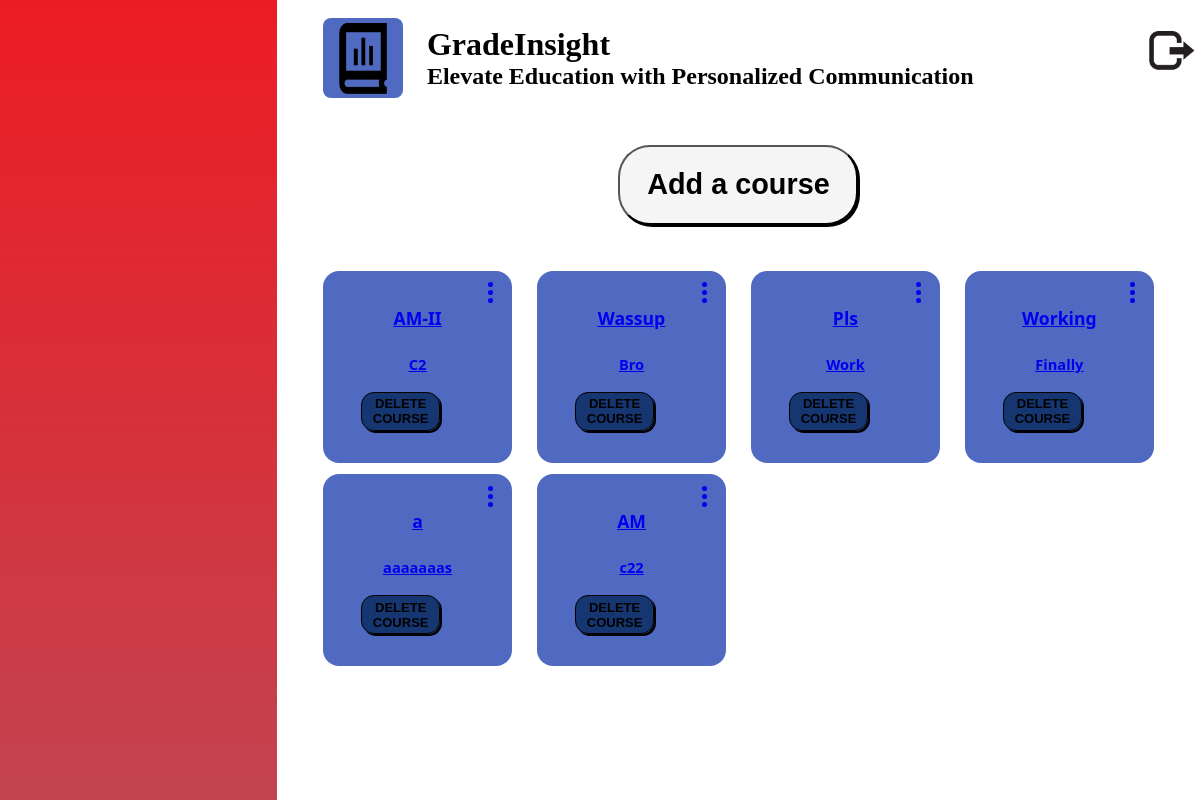
The app's page /courses (signed in), older data.
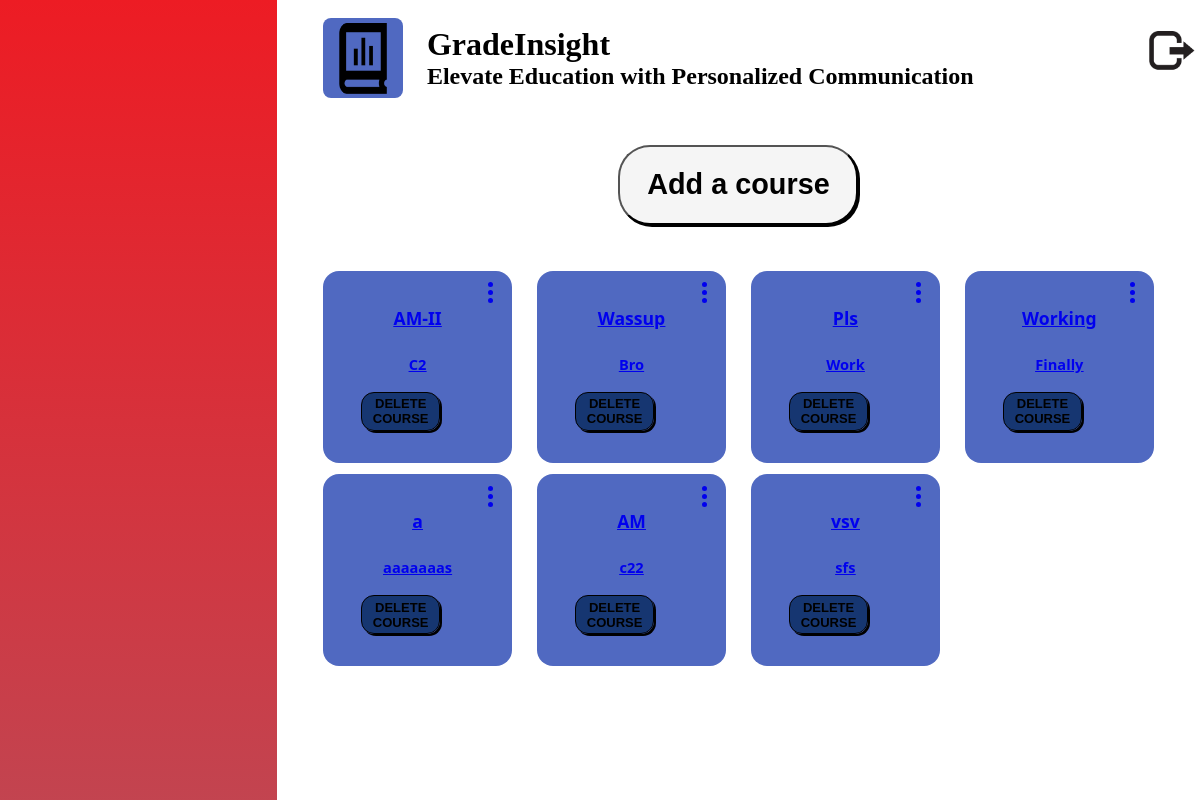
The same page, newer data.
### tables this page shows
CREATE TABLE [courses] ([course_id] INTEGER  PRIMARY KEY AUTOINCREMENT NOT NULL,[course_name] NVARCHAR(250)  NOT NULL,[teacher_id] INTEGER  NOT NULL,[class] NVARCHAR(250)  NOT NULL,FOREIGN KEY(teacher_id) REFERENCES teacher_entry(teacher_id));

### app.py (the view)
@app.route("/courses")
@login_required
def display_courses():
    val = (session["user_id"],)
    sql = "SELECT * FROM courses WHERE teacher_id = %r"%(val)
    mydb.execute(sql)
    courses = mydb.fetchall()
    return render_template("addCourse.html", courses=courses)

### app.py (called while the page is built)
@app.after_request
def after_request(response):
    response.headers["Cache-Control"] = "no-cache, no-store, must-revalidate"
    response.headers["Expires"] = 0
    response.headers["Pragma"] = "no-cache"
    return response

### helpers.py (called while the page is built)
def login_required(f):
    @wraps(f)
    def decorated_function(*args, **kwargs):
        if session.get("user_id") is None:
            return redirect("/login")
        return f(*args, **kwargs)
    return decorated_function

### templates/addCourse.html (shortened to what this page needs)
<!DOCTYPE html>
<html lang="en">
<head>
    <link rel="stylesheet" href="\static\addCourse.css">
</head>
<body>
    <div class="full_body" class="col-lg-4 col-md-6 sx-12">
        <div class="left_coloumn">
        </div>
        <div class="right_coloumn"  >
            <div class="header_wrapper">
                <div class="header">
                    <div class="logo_wrapper">
                        <div class="logo_img">
                            <img src="/static/images/Union123.png" alt="" class="logo">
                        </div>
                        <div class="name">
                            <h1 class="gradeinsight">GradeInsight</h1>
                            <h2 class="slogan">Elevate Education with Personalized Communication</h2>
                        </div>
                    </div>
                    <div class="logout_img">
                        <a href="/logout"><img src="/static/images/image 3234.png" alt="" class="logout"></a>
                    </div>
                </div>
            </div>
            <div class="addcoursebutton">
                <button type="submit" id="addcourse_btn" class="courseclick">Add a course</button>
            </div>
                <div class="courses" id="courses">
                        {%for course in courses%}
                        <a href="/course/{{course[0]}}">
                        <div class="course1 " id="course1">
                            <div class="dots">
                                <li></li>
                                <li></li>
                                <li></li>
                            </div>
                            <div class="text_context_wrapper">
                                <div class="text_content">
                                    <h4 class="course_name_output"> {{ course[1] }}</h4><br>
                                    <h5 class="year_output">{{course[3] }}</h5>
                                </div>
                            </div>
                            <div class="trash_wrapper">
                            <form action="/delete" method=post>
                                <button class="trash" id="trash" type="submit">DELETE COURSE</button>
                            </form>
                            </div>
                        </div>
                    </a>
                        {%endfor%}
                </div>
        </div>
    </div>
</body>
</html>

### static/addCourse.css (style rules this page uses)
* { margin: 0; box-sizing: border-box; }
.full_body { display: flex; flex-direction: row; width: 100%; min-height: 100vh; }
.left_coloumn { min-height: 100vh; width: 30%; background: linear-gradient(180deg, #ED1C24 0%, rgba(183, 32, 46, 0.84) 100%); }
.right_coloumn { width: 100%; height: 100%; position: relative; }
.header_wrapper { width: 100%; }
.header { display: flex; flex-direction: row; justify-content: space-evenly; align-items: center; }
.logo { height: 87.78%; width: 60%; }
.header_wrapper { width:100%; }
.header { display:flex; flex-direction:row; justify-content:space-evenly ; align-content:center; }
.logout { height:50%; width:70% ; padding-top:5%; justify-items: center; float:right; cursor: pointer; }
.logo_img { width: 5rem; height: 5rem; border-radius: 10%; display: flex; justify-content: center; align-items: center; align-content: center; justify-items: center; background: rgba(80, 105, 193, 1); }
.logo_wrapper { width: 100%; padding-top: 2%; display: flex; flex-direction: row; padding-left:5%; justify-content:flex-start; align-items: center; align-content: center; justify-items: center; }
.name { padding-left: 3%; font-family: "Inknut Antiqua"; display: flex; flex-direction: column; height: 10vh; justify-content: center; }
button { border-radius:2rem ; font-weight: bold; width: 15rem ; height: 5rem; background-color:whitesmoke; font-size:1.8em ; padding-left: 1%; padding-right: 1%; box-shadow:2px 2px; }
.addcoursebutton { padding-top: 5%; display: flex; flex-direction: row; align-content: center; justify-content: center; justify-items: center; align-items: center; }
.courses { width: 100%; max-height: fit-content; padding: 5%; display: grid; grid-template-columns: repeat(4, 1fr); gap: 3%; }
.course1 { height: 12em; background-color: rgba(80, 105, 193, 1); border-radius: 1em; position: relative; }
.dots { position: absolute; top: 5%; right: 1%; line-height: 0.5em; }
.text_content { padding-top: 50px; word-wrap: break-word; display: flex; flex-direction: column; width: 100%; height: 100%; justify-content: center; align-items: center; justify-items: center; align-content: center; height: 5em; text-decoration: underline; font-size: 110%; font-family: system-ui, -apple-system, BlinkMacSystemFont, 'Segoe UI', Roboto, Oxygen, Ubuntu, Cantarell, 'Open Sans', 'Helvetica Neue', sans-serif; }
.course_name_output, .year_outpu { display: flex; flex-direction: row; justify-content: center; align-items: center; justify-items: center; align-content: center; }
.trash { width: 70%; height: 3em; background-color: rgba(8, 42, 94, 0.8); cursor: pointer; border-radius: 1em; border: 1px solid black; font-size: small; }
.trash_wrapper { position: absolute; bottom: 2em; width: 100%; display: flex; align-items: center; justify-content: center; }

Row changes from the older to the newer data that the page shows:
added courses: course_name "vsv", class "sfs"
